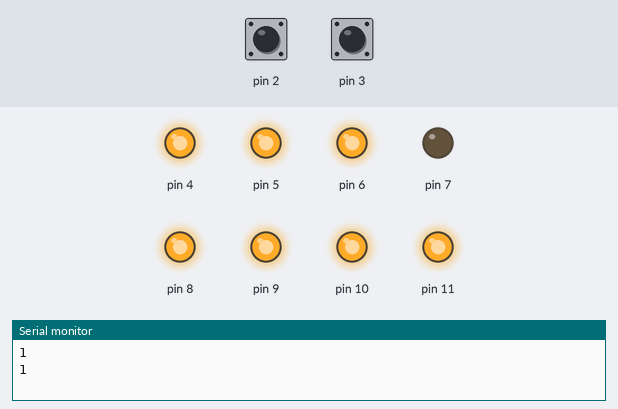
Recording of a sketch running on a simulated Arduino Uno, built with avr-gcc and run on an emulated ATmega328P. Parts: output pins drawn as LEDs (lit = HIGH), the last lines printed to the serial monitor. Inputs (shaded band) come from the test bench; at power-on: pin 3 HIGH, pin 2 HIGH.

Above: at 1.2 s.
1.3 s: pin 3 pulled LOW for 0.15 s
At 2.8 s:
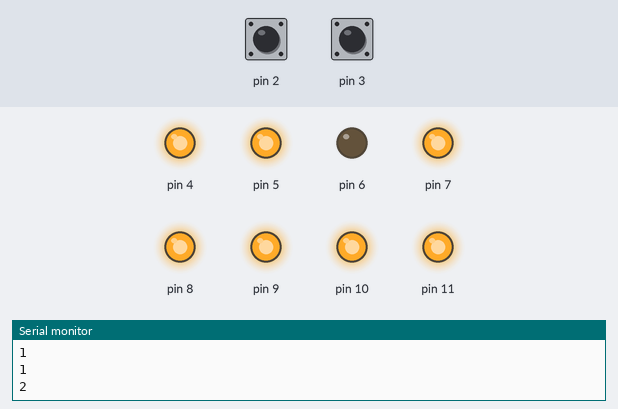
At 3.8 s:
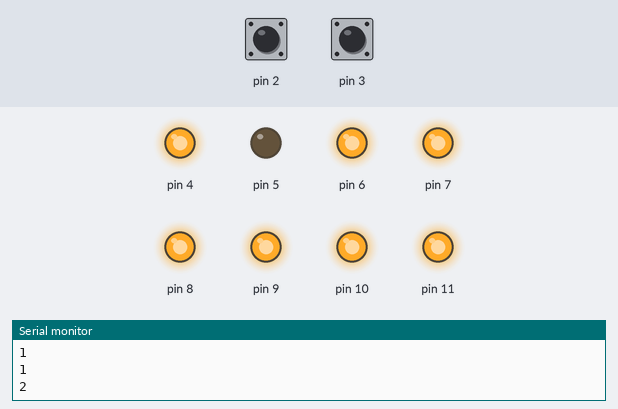
Timing chart, 0 to 16.4 s (numbered marks = the images above; inputs shaded):
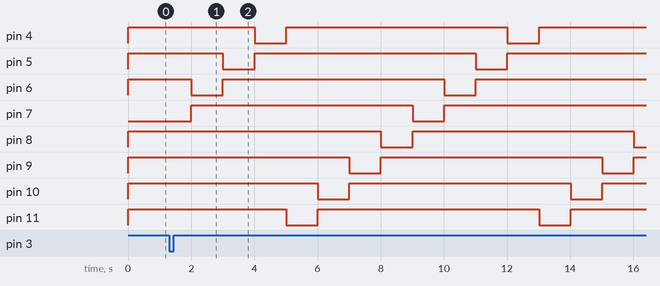

The sketch:

0603_Interrupt_Basic01.ino
```cpp
unsigned char num;
int state;

unsigned long startMilli;

void setup() {
  // put your setup code here, to run once:
  Serial.begin(9600);

  DDRD |= 0xF0;
  DDRB |= 0x0F;

  //PORTD = 0x0C;
  // 내부 풀업
  // 굳이 스위치에 HIGH를 연결하지 않아도 되긴한데 난 연결할거임

  EIMSK = 0x03;
  // INT1 INT0 을 사용하겠다 선언
  EICRA = 0x0A;
  // INT1 INT0 의 작동방식을 FALLING으로 설정
  SREG |= 0x80;
  // GLOBAL Interrupt Enable

  state = 0;

  num = 0x80;

  PORTD = ~num;
  PORTB = 0x0F;
}

// ISR INT0의 서브루틴 생성
ISR(INT0_vect){
  state = 1;
  Serial.println("1");
}
ISR(INT1_vect){
  state = 2;
  Serial.println("2");
}

void loop() {
  // put your main code here, to run repeatedly:
  if(startMilli == 0){
    startMilli = millis();
  }
  else{
    if(millis() - startMilli > 1000){
      if(state == 1){
        if(num & 0x80){
          num = 0x01;
        }
        else if(num & 0x08){
          num = 0x10;
        }
        else{
          num = num << 1;
        }
      }
      else if(state == 2){
        if(num & 0x01){
          num = 0x80;
        }
        else if(num & 0x10){
          num = 0x08;
        }
        else{
          num = num >> 1;
        }
      }
      if(num & 0xF0){
        PORTD = ~num;
        PORTB = 0xFF;
      }
      else if(num & 0x0F){
        PORTD = 0xFF;
        PORTB = ~num;
      }
      startMilli = 0;
    }
  }
}
```

Measured:
- after the input at 1.3 s, pin 4: alternates HIGH for 7.0 s and LOW for 1.0 s, starting after 2.7 s; pin 5: alternates HIGH for 7.0 s and LOW for 1.0 s, starting after 1.7 s
